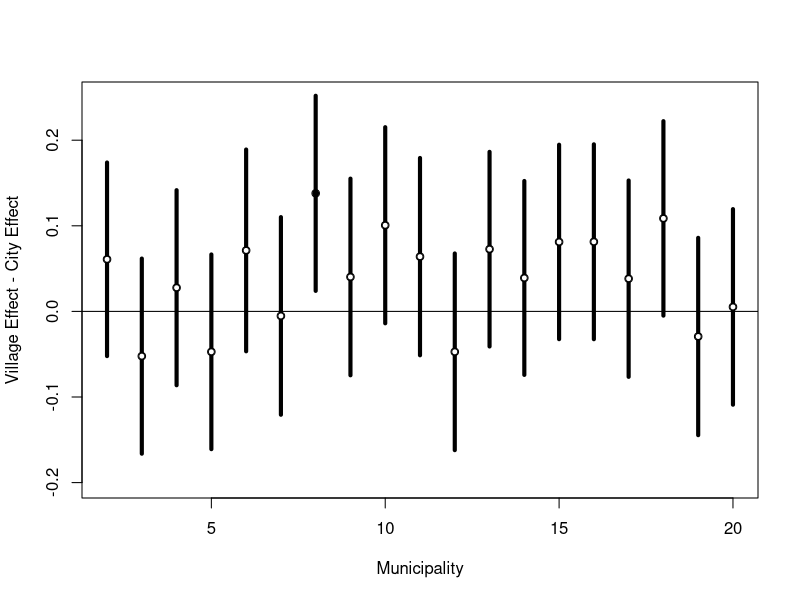
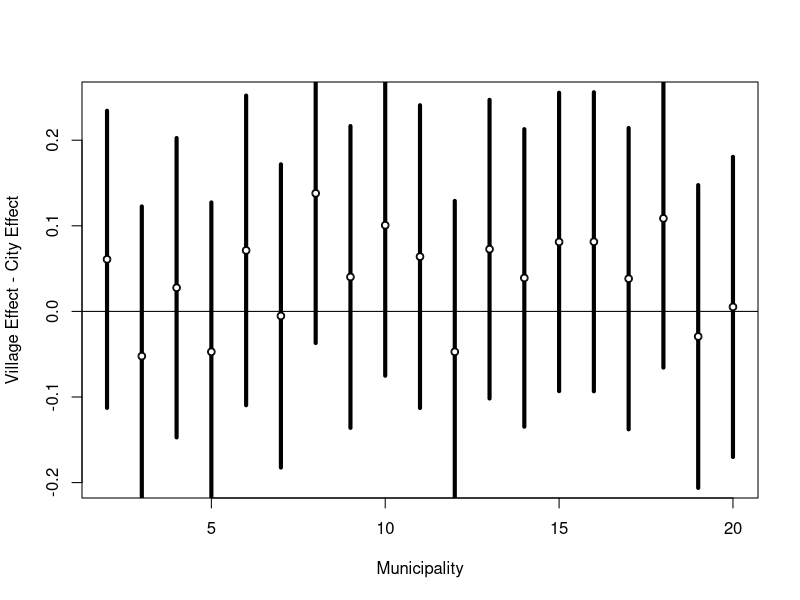

Here is the R script that generated these plots, in order:
###### MULTIPLE COMPARISONS DEMO ######

## 
## written by Julia Clark and Cameron Sells @ UCSD
## You, (MIDS students) could consider emailing them as a thanks.
##

## jmc003@ucsd.edu and csells@ucsd.edu 

# Suppose we have a GOTV experiment...
# DV: "Voted": Whether the subject voted (binary)
# Our treatment variable is called "Treated." 

# This creates a mock experimental dataset
set.seed(10000000)
n <- 6000
data <- data.frame(PID = sample(90000000:95500000, n), 
                   MunicipalityID = 1:20,
                   Age = rpois(n, 40), 
                   Education = rbinom(n, 6, .2)+1, 
                   Income = ceiling(rexp(n, .001)), 
                   Treated = sample(c(rep(1, round(.4*n)), rep(0, round(.6*n)))) )
data$MunicipalityID[1:(.16*n)] <- 1
data$Voted <- rbinom(n, 1, pnorm(-30 + 3.5*data$Education + 1.5*log(data$Income) + 0*data$Treated + .5*data$Age + rnorm(n, 0, 10)) )
head(data)

# Note that the treatment has no effect on turnout. 
summary(lm(Voted ~ Education + log(Income) + Age + Treated, data=data))

# We have 6000 observations across 20 municipalities. Municipality 1 is the capital city, 
# and it accounts for around 20% of our sample.
table(data$MunicipalityID)

# We are interested in whether there are heterogenous treatment effects across municipalities,
# and especially whether the treatment effect is different for the city compared to the rural municipalities in the hinterland.

# In order to investigate the presence of heterogenous effects, we interact the treatment variable with municipality
mod <- lm(Voted ~ Education + log(Income) + Age + factor(MunicipalityID) + Treated + Treated:factor(MunicipalityID), data=data)
summary(mod)

# Just by random chance, two villages have a treatment effect different from that of the city

SiteEffectsDifference <- coef(mod)[25:43]
SEs <- summary(mod)$coefficients[25:43,2]
pvalues <- summary(mod)$coefficients[25:43,4]
k <- length(SiteEffectsDifference)

# Plot of difference between village and city site effects
plot(2:20, SiteEffectsDifference, ylim=c(-.2, .25), xlab="Municipality", ylab="Village Effect - City Effect")
segments(x0=2:20, SiteEffectsDifference - 1.96*SEs, y1=SiteEffectsDifference + 1.96*SEs, lwd=4)
abline(h=0)
points(2:20, SiteEffectsDifference, pch=ifelse(pvalues < 0.05, 19, 21), bg="white", cex=.8)



## BONFERRONI CORRECTION
# For a Bonferroni correction, we can EITHER adjust the significance-level or adjust the p-values themselves.

# To adjust the p-values:
bonferroni.pvalues <- p.adjust(pvalues, "bonferroni")
bonferroni.pvalues

# This is equivalent to
ifelse(pvalues*k < 1, pvalues*k, 1)


# To adjust the significance-level (and therefore the confidence intervals):
bonfer <- function(alpha, k){
  alpha/k
}

threshold.bonferroni <- bonfer(0.05, 19)
threshold.bonferroni
pvalues < threshold.bonferroni

# Same plot as before, but with adjusted confidence intervals
plot(2:20, SiteEffectsDifference, ylim=c(-.2, .25), xlab="Municipality", ylab="Village Effect - City Effect")
segments(x0=2:20, SiteEffectsDifference - abs(qnorm(threshold.bonferroni/2))*SEs, y1=SiteEffectsDifference + abs(qnorm(threshold.bonferroni/2))*SEs, lwd=4)
abline(h=0)
points(2:20, SiteEffectsDifference, pch=ifelse(bonferroni.pvalues < 0.05, 19, 21), bg="white", cex=.8)


## OTHER COMMON CORRECTIONS:
# Holm Correction and Benjamini-Hochberg Correction
p.adjust(pvalues, "holm")
p.adjust(pvalues, "BH")

# And many others...

# Compared:
Corrections <- c()
for(i in c("holm", "hochberg", "hommel", "bonferroni", "BH", "BY", "fdr", "none")){
  Corrections <- rbind(Corrections, p.adjust(pvalues, i))
}
rownames(Corrections) <- c("holm", "hochberg", "hommel", "bonferroni", "BH", "BY", "fdr", "none")
Corrections


## FINDING THRESHOLD P-VALUES THROUGH SIMULATION
# (Adapted from http://egap.org/methods-guides/10-things-you-need-know-about-multiple-comparisons)

# The basic idea here is that we are going to simulate site effects by randomly re-assigning 
# the treatment a bunch of times, and then we are going to use the p-values from these simulated effects to
# identify which threshold significance level gives us a family-wise error rate of 0.05.

p.sims <- matrix(NA, nrow=19, ncol=1000)
# This loop calculates new sets of p-values for 1000 rerandomizations (normally, we would want to do more than 1000)
for(i in 1:1000){
  re.data <- data
  
  # Reassigns treatment
  re.data$Treated <- sample(c(rep(1, round(.4*n)), rep(0, round(.6*n))))
  
  # Recalculates the site effects for the rerandomized data
  mod <- lm(Voted ~ Education + log(Income) + Age + factor(MunicipalityID) + Treated + Treated:factor(MunicipalityID), data=re.data)
  
  # Saves the p-values from that rerandomization
  p.values <- summary(mod)$coefficients[25:43,4]
  p.sims[,i] <- p.values
}

threshold.finder <- function(threshold){
  # This helper-function returnes TRUE if one or more of the p-values from the re-randomization
  # trial is below a given threshold alpha, and FALSE otherwise (this is the family-wise hypothesis test)
  mean(apply(p.sims, 2, x <- function(x) any(x < threshold) ))
}

# This creates a vector of possible threshold levels between 0 and 0.05
thresholds <- seq(0, 0.05, length.out = 1000)

# This runs the tresthold.finder() function on each of the possible threshold values that
# we just created. It tells us the Family-wise Type I error rate for each threshold value
FWER <- sapply(thresholds, threshold.finder)
cbind(thresholds, FWER)

# This identifies which of the possible threshold values yields a family-wise Type I error rate
# of 0.05
threshold.sim <- thresholds[max(which(FWER <= 0.05))]
threshold.sim

# Which of our original p-values are below this threshold?
pvalues < threshold.sim



## HOW CLOSE DO THESE CORRECTIONS GET TO A FWER OF 0.05?
unadjusted.reject <- c()
bonferroni.reject <- c()
holm.reject <- c()
BH.reject <- c()
s <- 1000
for(i in 1:s){
  # Reassigns treatment
  re.data <- data
  re.data$Treated <- sample(c(rep(1, floor(.4*6000)), rep(0, ceiling(.6*6000))))
  
  # Estimating equation and p-values
  mod <- lm(Voted ~ Education + log(Income) + Age + factor(MunicipalityID) + Treated + Treated:factor(MunicipalityID), data=re.data)
  p.values <- summary(mod)$coefficients[25:43,4]
  
  # For each of the methods of caluclating p-values, the values of this trial is TRUE
  # if we reject the null hypothesis for at least one site, and FALSE otherwise
  unadjusted.reject <- c(unadjusted.reject, any(p.values < 0.05))
  bonferroni.reject <- c(bonferroni.reject, any(p.adjust(p.values, "bonferroni") < 0.05))
  holm.reject <- c(holm.reject, any(p.adjust(p.values, "holm") < 0.05))
  BH.reject <- c(BH.reject, any(p.adjust(p.values, "BH") < 0.05))
}
mean(unadjusted.reject)
mean(bonferroni.reject)
mean(holm.reject)
mean(BH.reject)


